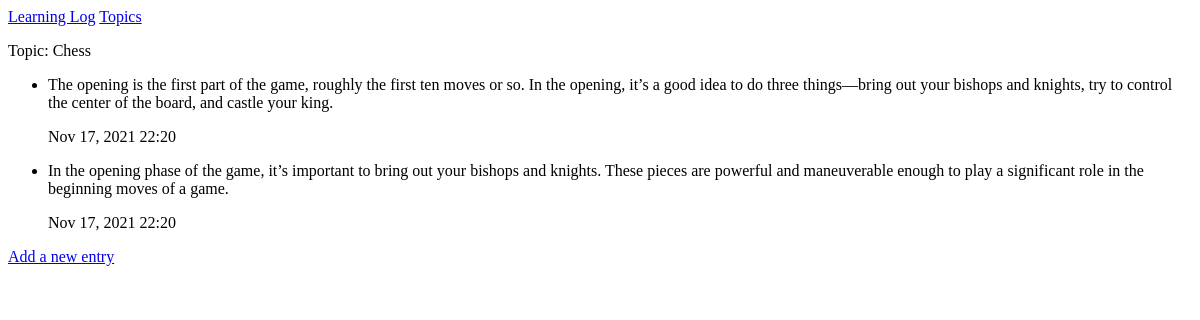
Page /topics/1/ on the earlier database version.
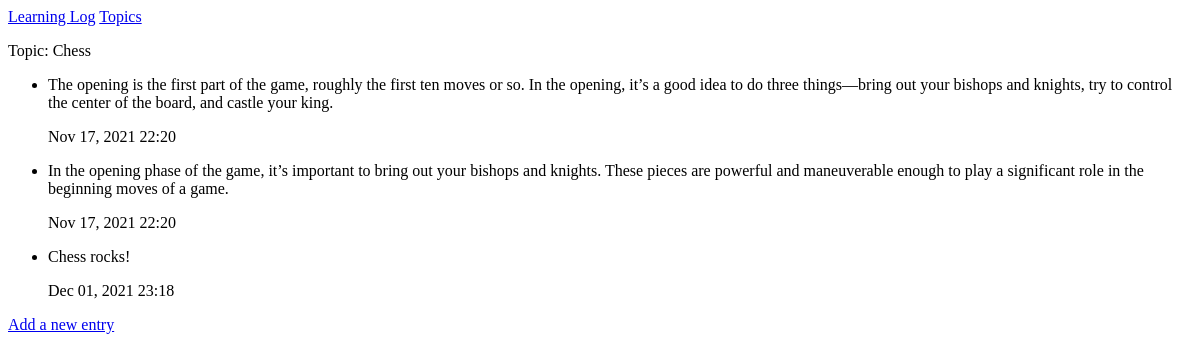
Same page on the later database version.
### MainApp/models.py (models this page shows, shortened)
class Topic(models.Model):
    text = models.CharField(max_length=200)
    date_added = models.DateTimeField(auto_now_add=True)
    def __str__(self):
        return self.text

class Entry(models.Model):   #has fields called topic, text, and date_added
    topic = models.ForeignKey(Topic, on_delete=models.CASCADE)
    text = models.TextField()
    date_added = models.DateTimeField(auto_now_add=True)
    class Meta:
        verbose_name_plural = 'entries'

### MainApp/views.py (the view)
# urls.py: path('topics/<int:topic_id>/',views.topic, name="topic"), #creating the individual topic pages that navigates through topics page-creates an integer variable that references the primary keys of topics
def topic(request,topic_id):     #what you name in url file must be received in views file
    topic = Topic.objects.get(id=topic_id)
    entries = topic.entry_set.all()        #from myshell.py file
    context = {'topic':topic, 'entries':entries}  #key represents a variable name to use in template
    return render(request, 'MainApp/topic.html',context)

### MainApp/templates/mainapp/topic.html
{% extends "MainApp/base.html" %}
{% block content %}
<p>Topic: {{ topic }}</p>
<ul>
    {% for e in entries %}
    <li>
        <p>{{e.text |linebreaks}}</p>
        <p>{{e.date_added |date:'M d, Y H:i' }}</p>
    </li>
    {% empty %}
    <li> There are no entries for this topic yet.</li>
    {% endfor %}
</ul>
<p>
    <a href="{% url 'MainApp:new_entry' topic.id %}">Add a new entry</a>
</p>
{% endblock content %}

### MainApp/templates/mainapp/base.html
<p>
    <a href="{% url 'MainApp:index' %}">Learning Log</a>
    <a href="{% url 'MainApp:topics' %}">Topics</a>
</p>
{%block content %}
{% endblock content %}

Differences in the rows shown:
added Entry: text "Chess rocks!", date_added "Dec 01, 2021 23:18"
